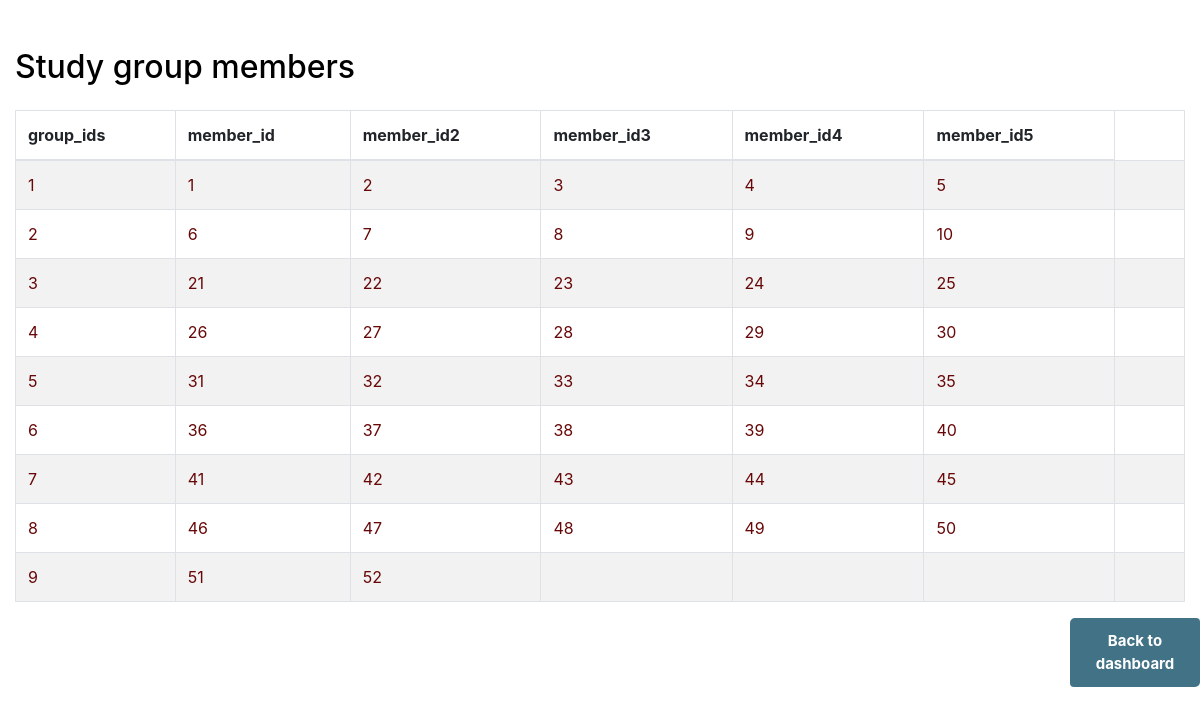
/Studentviewgroups.php, run on the app's committed database.
### tables this page shows
CREATE TABLE `groupmembers` (
  `group_ids` int(11) DEFAULT NULL,
  `member_id` int(11) DEFAULT NULL,
  `member_id2` int(11) DEFAULT NULL,
  `member_id3` int(11) DEFAULT NULL,
  `member_id4` int(11) DEFAULT NULL,
  `member_id5` int(11) DEFAULT NULL
);

### Studentviewgroups.php (the view, shortened to what this page needs)
<!DOCTYPE html>
<html lang="en">
<head>
    <link rel="stylesheet" href="https://stackpath.bootstrapcdn.com/bootstrap/4.5.2/css/bootstrap.min.css">
    <link rel="stylesheet" href="https://maxcdn.bootstrapcdn.com/font-awesome/4.7.0/css/font-awesome.min.css">
</head>
<body>
    <div class="wrapper">
        <div class="container-fluid">
            <div class="row">
                <div class="col-md-12">
                    <div class="mt-5 mb-3 clearfix">
                        <h2 class="pull-left" style= "color: black;">Study group members </h2>
                    </div>
                    <?php
                    require_once 'dbconn.php';
                    $sql = 'SELECT * FROM groupmembers';
                    if ($result = mysqli_query($link, $sql)) {
                        if (mysqli_num_rows($result) > 0) {
                            echo '<table class="table table-bordered table-striped">';
                            echo '<thead>';
                            echo '<tr>';
                            echo '<th>group_ids</th>';
                            echo '<th>member_id</th>';
                            echo '<th>member_id2</th>';
                            echo '<th>member_id3</th>';
                            echo '<th>member_id4</th>';
                            echo '<th>member_id5</th>';
                            echo '</tr>';
                            echo '</thead>';
                            echo '<tbody>';
                            while ($row = mysqli_fetch_array($result)) {
                                echo '<tr>';
                                echo '<td>' . $row['group_ids'] . '</td>';
                                echo '<td>' . $row['member_id'] . '</td>';
                                echo '<td>' . $row['member_id2'] . '</td>';
                                echo '<td>' . $row['member_id3'] . '</td>';
                                echo '<td>' . $row['member_id4'] . '</td>';
                                echo '<td>' . $row['member_id5'] . '</td>';
                                echo '<td>';
                                echo '</td>';
                                echo '</tr>';
                            }
                            echo '</tbody>';
                            echo '</table>';
                        } else {
                            echo '<div class="alert alert-danger"><em>No records were found.</em></div>';
                        }
                    } else {
                        echo 'Oops! Something went wrong. Please try again later.';
                    }
                    ?>
                </div>
            </div>
        </div>
    </div>
    <form class=" pull-right" action="Studentdashboard.php" method="post">
    <button  class="btn btn-outline-success my-2 my-sm-0" type="submit" style= "padding: 12px;  background: #427285;
        border-top-left-radius: 5px;
            border-bottom-right-radius: 5px;
            width: 130px;
            border: none;
            margin: 6px 0 50px 0px;
            cursor: pointer;
            color: #fff;
            font-weight: 700;
             font-size: 15px;" >Back to dashboard</button>
 </form>
</body>
</html>

### Studentviewgroups.php (style rules this page uses)
.wrapper { color:rgb(104,7,7) }
table tr td { color:rgb(104,7,7) }
table tr td:last-child { width: 70px; }

### data on the page
groupmembers: group_ids "1", member_id "1", member_id2 "2", member_id3 "3", member_id4 "4", member_id5 "5"
groupmembers: group_ids "2", member_id "6", member_id2 "7", member_id3 "8", member_id4 "9", member_id5 "10"
groupmembers: group_ids "3", member_id "21", member_id2 "22", member_id3 "23", member_id4 "24", member_id5 "25"
groupmembers: group_ids "4", member_id "26", member_id2 "27", member_id3 "28", member_id4 "29", member_id5 "30"
groupmembers: group_ids "5", member_id "31", member_id2 "32", member_id3 "33", member_id4 "34", member_id5 "35"
groupmembers: group_ids "6", member_id "36", member_id2 "37", member_id3 "38", member_id4 "39", member_id5 "40"
groupmembers: group_ids "7", member_id "41", member_id2 "42", member_id3 "43", member_id4 "44", member_id5 "45"
groupmembers: group_ids "8", member_id "46", member_id2 "47", member_id3 "48", member_id4 "49", member_id5 "50"
groupmembers: group_ids "9", member_id "51", member_id2 "52"
